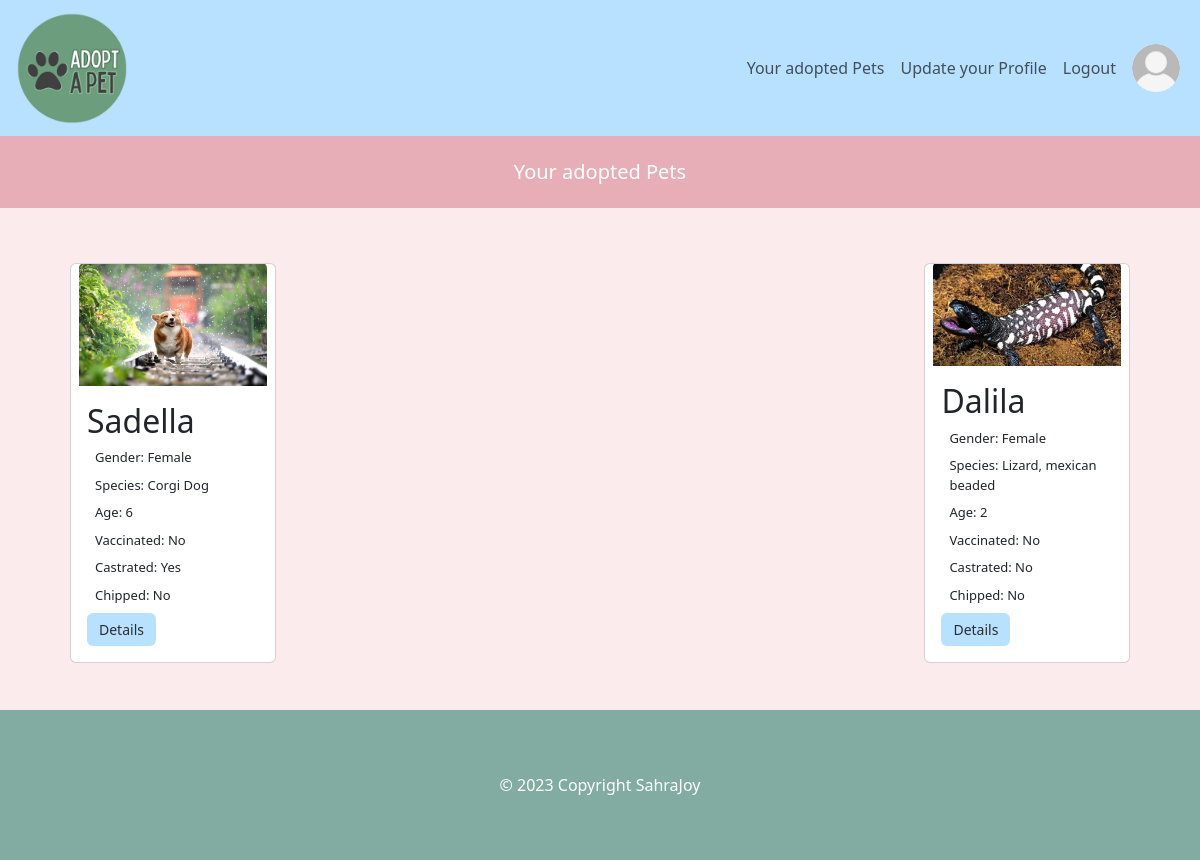
/pets/dashboard_adopted_pets.php (signed in), run on the app's committed database.
### tables this page shows
CREATE TABLE `pet_adopt` (
  `adopt_id` int(11) NOT NULL,
  `fk_user` int(11) NOT NULL,
  `fk_pet` int(11) NOT NULL,
  `adopt_date` date NOT NULL
);

CREATE TABLE `pets` (
  `pet_id` int(11) NOT NULL,
  `pet_img` varchar(265) NOT NULL,
  `pet_name` varchar(30) NOT NULL,
  `pet_gender` varchar(30) NOT NULL,
  `pet_species` varchar(30) NOT NULL,
  `pet_age` int(11) NOT NULL,
  `pet_vaccinated` tinyint(1) NOT NULL DEFAULT 0,
  `pet_castrated` tinyint(1) NOT NULL DEFAULT 0,
  `pet_chipped` tinyint(1) NOT NULL DEFAULT 0
);

### pets/dashboard_adopted_pets.php (the view, shortened to what this page needs)
<?php
    require_once '../components/db_connect.php';
    $cards = "";
    if(isset($_SESSION["user"])){
        $id = $_SESSION["user"];
        $sql = "SELECT pet_adopt.*,
                            pets.pet_id,
                            pets.pet_img,
                            pets.pet_name,
                            pets.pet_gender,
                            pets.pet_species,
                            pets.pet_age,
                            pets.pet_vaccinated,
                            pets.pet_castrated,
                            pets.pet_chipped
                FROM pet_adopt
                INNER JOIN pets ON pet_adopt.fk_pet = pets.pet_id
                INNER JOIN user ON pet_adopt.fk_user = user.user_id
                WHERE fk_user = $id";
        $result = mysqli_query($conn, $sql);
        if(mysqli_num_rows($result) > 0) {
            while($row = mysqli_fetch_assoc($result)) {
                $cards .= "
                <div class='p-1'>
                    <div class='card' >
                        <div id='img'>
                            <img src='../assets/$row[pet_img]' class='card-img-top object-fit-cover' alt='...'>
                        </div>
                        <div class='card-body'>
                            <h2 class='card-title'>$row[pet_name]</h2>
                            <p class='card-text'>Gender: $row[pet_gender]</p>
                            <p class='card-text'>Species: $row[pet_species]</p>
                            <p class='card-text'>Age: $row[pet_age]</p>
                            ";
                            if($row["pet_vaccinated"]) {
                                $cards .= " <p class='card-text'>Vaccinated: Yes</p>";
                            } else {
                                $cards .= "<p class='card-text'>Vaccinated: No</p>";
                            }
                            if($row["pet_castrated"]) {
                                $cards .= "<p class='card-text'>Castrated: Yes</p>";
                            } else {
                                $cards .= "<p class='card-text'>Castrated: No</p>";
                            }
                            if($row["pet_chipped"]) {
                                $cards .= "<p class='card-text'>Chipped: Yes</p>";
                            } else {
                                $cards .= "<p class='card-text'>Chipped: No</p>";
                            }
                            $cards .= "<a href='pets/details.php?id=$row[pet_id]' class='btn btn-primary'>Details</a>";
                        $cards .= "</div>
                    </div>
                </div>
                ";
            }
        } else {
            $cards = "no data found";
        }
    }
?>
<!DOCTYPE html>
<html lang="en">
<head>
    <link href="https://cdn.jsdelivr.net/npm/bootstrap@5.3.2/dist/css/bootstrap.min.css" rel="stylesheet">
    <link rel="stylesheet" href="../CSS/style.css">
</head>
<body>
    <?php require_once '../components/navbar.php'; ?>
    <h1>Your adopted Pets</h1>
    <div class="container">
        <div class="row row-cols-1 row-cols-sm-2 row-cols-md-3 row-cols-lg-4 row-cols-xl-5">
            <?= $cards; ?>
        </div>
    </div>
    <?php require_once '../components/footer.php';?>
</body>
</html>

### CSS/style.css (style rules this page uses)
body { background-color: rgba(252, 226, 229, 0.685); display: flex; align-items: center; justify-content: center; flex-direction: column; }
.btn-primary { background-color: #B8E1FF; border: none; color: #2e2d2d; font-weight: 500; font-size: 14px; }
h1 { color: white; background-color: #E8AEB7; font-size: 20px; width: 100%; padding: 3vh 0; display: flex; align-items: center; justify-content: center; }
p { font-size: 13px; margin: 1vh; }
.container { display: flex; align-items: center; justify-content: center; flex-direction: column; margin: 2vh; }
.container .row { margin: 3vh 3vh; display: flex; flex-wrap: wrap; justify-content: space-between; }
.container .row .card { height: 50vh; margin: 3px 0; }
.container .row .card #img { padding: 1vh; display: flex; justify-content: center; align-items: center; height: 40vh; overflow: hidden; width: 100%; }

### data on the page
pet_adopt: fk_pet.pet_img (picture), fk_pet.pet_name "Sadella", fk_pet.pet_gender "Female", fk_pet.pet_species "Corgi Dog", fk_pet.pet_age "6", shows "Castrated: Yes"
pet_adopt: fk_pet.pet_img (picture), fk_pet.pet_name "Dalila", fk_pet.pet_gender "Female", fk_pet.pet_species "Lizard, mexican beaded", fk_pet.pet_age "2", shows "Castrated: No"
